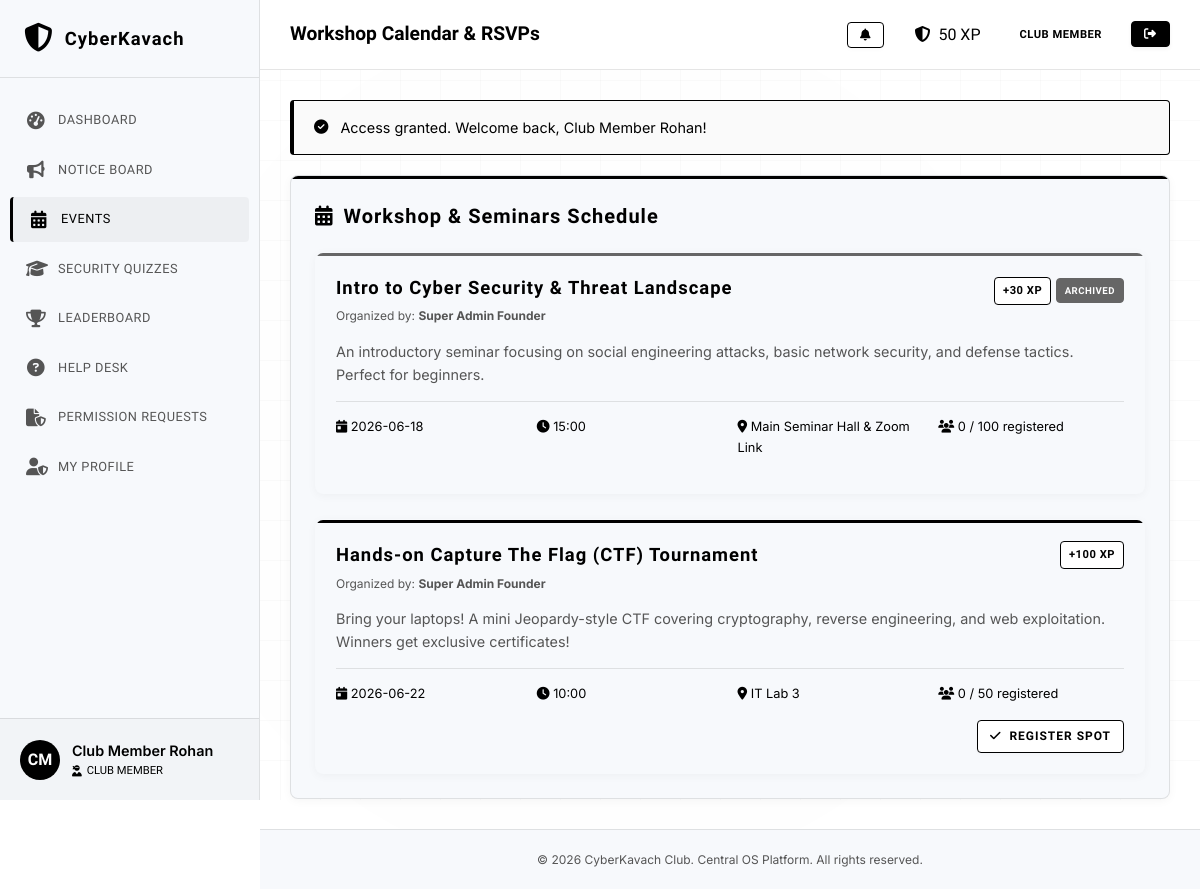
The page /events.php (signed in) on the database its author committed.
### tables this page shows
CREATE TABLE events (
            id INTEGER PRIMARY KEY AUTOINCREMENT,
            title TEXT NOT NULL,
            description TEXT NOT NULL,
            date TEXT NOT NULL,
            time TEXT NOT NULL,
            location TEXT NOT NULL,
            max_participants INTEGER NOT NULL,
            points_reward INTEGER DEFAULT 0,
            created_by INTEGER,
            status TEXT NOT NULL DEFAULT 'Approved',
            checkin_code TEXT,
            checkin_active INTEGER DEFAULT 0,
            created_at DATETIME DEFAULT CURRENT_TIMESTAMP,
            FOREIGN KEY (created_by) REFERENCES users(id) ON DELETE SET NULL
        );

### config.php (called while the page is built, shortened)
<?php
function sanitize($data) {
    return htmlspecialchars(trim($data), ENT_QUOTES, 'UTF-8');
}
function is_logged_in() {
    return isset($_SESSION['user_id']);
}
function get_user_role() {
    return $_SESSION['user_role'] ?? null;
}
function has_role($role) {
    $current_role = get_user_role();
    if ($role === 'Admin') {
        return $current_role === 'Faculty Coordinator';
    }
    if ($role === 'Core') {
        return in_array($current_role, ['Faculty Coordinator', 'Student Coordinator']);
    }
    $roles_hierarchy = [
        'Student/Participant' => 1,
        'Club Member'         => 2,
        'Social Media Coord.' => 3,
        'Content Coordinator' => 4,
        'Tech Coordinator'    => 5,
        'Student Coordinator' => 6,
        'Faculty Coordinator' => 7
    ];
    $current_weight = $roles_hierarchy[$current_role] ?? 0;
    $required_weight = $roles_hierarchy[$role] ?? 0;
    return $current_weight >= $required_weight;
}
?>

### events.php (the view, shortened to what this page needs)
<?php
require_once __DIR__ . '/config.php';
require_once __DIR__ . '/db.php';
$user_id = $_SESSION['user_id'];
try {
    $where_clause = has_role('Core') ? "" : "WHERE e.status = 'Approved'";
    $stmtEvents = $db->query("
        SELECT e.*, u.name as organizer_name,
        (SELECT COUNT(*) FROM registrations WHERE event_id = e.id) as rsvp_count,
        (SELECT status FROM registrations WHERE event_id = e.id AND user_id = " . intval($user_id) . ") as my_rsvp_status
        FROM events e
        LEFT JOIN users u ON e.created_by = u.id
        $where_clause
        ORDER BY e.date ASC, e.time ASC
    ");
    $events = $stmtEvents->fetchAll();
} catch (PDOException $e) {
    $events = [];
}
include __DIR__ . '/includes/header.php';
?>
<div class="dashboard-layout" style="grid-template-columns: <?php echo has_role('Core') ? '1.2fr 0.8fr' : '1fr'; ?>;">
    <div>
        <div class="card">
            <h3 class="card-title text-cyan"><i class="fa-solid fa-calendar-days"></i> Workshop & Seminars Schedule</h3>
            <?php if (!empty($events)): ?>
                <div style="display:flex; flex-direction:column; gap:25px; margin-top:20px;">
                    <?php foreach ($events as $event): ?>
                        <?php
                        $is_past = strtotime($event['date']) < strtotime(date('Y-m-d'));
                        $is_registered = !empty($event['my_rsvp_status']);
                        ?>
                        <div class="card <?php echo $is_past ? 'card-pink' : 'card-success'; ?>" style="padding: 20px; border-width: 1px; border-color: rgba(255,255,255,0.05);">
                            <div style="display: flex; justify-content: space-between; align-items: flex-start; gap: 10px; margin-bottom: 12px;">
                                <div>
                                    <h4 style="margin:0; font-size:1.15rem;"><?php echo sanitize($event['title']); ?></h4>
                                    <span style="font-size:0.75rem; color:var(--text-muted);">Organized by: <strong><?php echo sanitize($event['organizer_name'] ?? 'Core Committee'); ?></strong></span>
                                </div>
                                <div style="text-align: right;">
                                    <span class="badge badge-member">+<?php echo $event['points_reward']; ?> XP</span>
                                    <?php if ($is_past): ?>
                                        <div class="badge badge-status-suspended" style="margin-top: 5px; font-size:0.6rem;">Archived</div>
                                    <?php elseif ($event['status'] === 'Pending Approval'): ?>
                                        <div class="badge badge-status-pending" style="margin-top: 5px; font-size:0.6rem;">Proposed</div>
                                    <?php endif; ?>
                                </div>
                            </div>
                            <p style="color:var(--text-muted); font-size: 0.9rem; margin-bottom: 15px;"><?php echo sanitize($event['description']); ?></p>
                            <div style="display:grid; grid-template-columns: repeat(auto-fit, minmax(130px, 1fr)); gap: 15px; font-size: 0.8rem; border-top: 1px solid var(--border-glow); padding-top: 15px; margin-bottom: 15px;">
                                <div><i class="fa-solid fa-calendar-day text-cyan"></i> <?php echo sanitize($event['date']); ?></div>
                                <div><i class="fa-solid fa-clock text-cyan"></i> <?php echo sanitize($event['time']); ?></div>
                                <div><i class="fa-solid fa-location-dot text-cyan"></i> <?php echo sanitize($event['location']); ?></div>
                                <div><i class="fa-solid fa-users text-cyan"></i> <?php echo $event['rsvp_count'] . ' / ' . $event['max_participants']; ?> registered</div>
                            </div>
                            <div style="display: flex; justify-content: space-between; align-items: center; gap: 10px;">
                                <div style="display: flex; flex-wrap: wrap; gap: 10px;">
                                    <?php if (!$is_past && $event['status'] === 'Approved'): ?>
                                        <?php if ($is_registered): ?>
                                            <?php if ($event['my_rsvp_status'] !== 'Attended'): ?>
                                                <a href="events.php?cancel_rsvp=<?php echo $event['id']; ?>&csrf_token=<?php echo $_SESSION['csrf_token']; ?>" class="btn btn-danger" style="padding:6px 12px; font-size:0.75rem;"><i class="fa-solid fa-xmark"></i> Cancel RSVP</a>
                                            <?php endif; ?>
                                        <?php else: ?>
                                            <?php if ($event['rsvp_count'] < $event['max_participants']): ?>
                                                <a href="events.php?rsvp=<?php echo $event['id']; ?>&csrf_token=<?php echo $_SESSION['csrf_token']; ?>" class="btn btn-success" style="padding:6px 12px; font-size:0.75rem;"><i class="fa-solid fa-check"></i> Register Spot</a>
                                            <?php else: ?>
                                                <span class="text-pink" style="font-size:0.8rem; font-weight:600;"><i class="fa-solid fa-triangle-exclamation"></i> Event Full</span>
                                            <?php endif; ?>
                                        <?php endif; ?>
                                    <?php endif; ?>
                                </div>
                            </div>
                        </div>
                    <?php endforeach; ?>
                </div>
            <?php endif; ?>
        </div>
    </div>
</div>
<?php include __DIR__ . '/includes/footer.php'; ?>

### style.css (style rules this page uses)
:root { --bg-main: #ffffff; --bg-surface: #f7f9fc; --bg-surface-elevated: #eef2f6; --color-primary: #000000; --color-secondary: #666666; --color-accent: #000000; --color-success: #000000; --color-warning: #666666; --text-primary: #000000; --text-muted: #555555; --text-dark: #ffffff; --border-glow: rgba(0, 0, 0, 0.1); --border-glow-hover: rgba(0, 0, 0, 0.25); --font-heading: 'Orbitron', sans-serif; --font-body: 'Inter', sans-serif; --transition-fast: 0.2s cubic-bezier(0.4, 0, 0.2, 1); --transition-normal: 0.3s cubic-bezier(0.4, 0, 0.2, 1); --shadow-cyber: 0 4px 12px rgba(0, 0, 0, 0.05); --shadow-cyber-pink: 0 4px 12px rgba(0, 0, 0, 0.05); --shadow-cyber-success: 0 4px 12px rgba(0, 0, 0, 0.05); }
* { margin: 0; padding: 0; box-sizing: border-box; }
body { background-color: var(--bg-main); color: var(--text-primary); font-family: var(--font-body); line-height: 1.6; overflow-x: hidden; }
body::before { content: ''; position: fixed; top: 0; left: 0; width: 100vw; height: 100vh; background-image: linear-gradient(rgba(0, 0, 0, 0.02) 1px, transparent 1px), linear-gradient(90deg, rgba(0, 0, 0, 0.02) 1px, transparent 1px); background-size: 40px 40px; z-index: -2; pointer-events: none; }
body::after { content: ''; position: fixed; top: 50%; left: 50%; width: 120vw; height: 120vh; transform: translate(-50%, -50%); background: radial-gradient(circle, rgba(0, 0, 0, 0.01) 0%, transparent 60%); z-index: -1; pointer-events: none; }
a { color: var(--color-primary); text-decoration: none; transition: var(--transition-fast); }
h1, h2, h3, h4, h5, h6 { font-family: var(--font-heading); letter-spacing: 1px; margin-bottom: 0.5em; color: var(--text-primary); }
.text-cyan { color: var(--color-primary) !important; }
.btn { display: inline-flex; align-items: center; justify-content: center; gap: 8px; font-family: var(--font-heading); font-size: 0.85rem; font-weight: 600; padding: 10px 20px; border-radius: 4px; border: 1px solid transparent; cursor: pointer; transition: var(--transition-normal); letter-spacing: 1px; text-transform: uppercase; }
.btn-success { background: #ffffff; border-color: #000000; color: #000000; box-shadow: 0 2px 4px rgba(0, 0, 0, 0.02); }
.card { background: var(--bg-surface); border: 1px solid var(--border-glow); border-radius: 8px; padding: 24px; box-shadow: 0 2px 10px rgba(0, 0, 0, 0.04); position: relative; overflow: hidden; transition: var(--transition-normal); }
.card::before { content: ''; position: absolute; top: 0; left: 0; width: 100%; height: 3px; background: #000000; }
.card.card-pink::before { background: #666666; }
.card.card-success::before { background: #000000; }
.card-title { font-size: 1.25rem; font-weight: 600; margin-bottom: 15px; display: flex; align-items: center; gap: 10px; }
.dashboard-layout { display: grid; grid-template-columns: 2fr 1fr; gap: 30px; }
.badge { display: inline-block; padding: 4px 8px; border-radius: 4px; font-size: 0.7rem; font-weight: 700; text-transform: uppercase; letter-spacing: 0.5px; font-family: var(--font-heading); border: 1px solid transparent; }
.badge-member { background: #ffffff; color: #000000; border-color: #000000; }
.badge-status-suspended, .badge-status-absent { background: #666666; color: #ffffff; border-color: #666666; }

### rows shown on the page
events: title "Intro to Cyber Security & Threat Landscape", organizer_name "Super Admin Founder", points_reward "30", shows "ARCHIVED", description "An introductory seminar focusing on social engineering attacks, basic network security, and defense tactics. Perfect for beginners.", date "2026-06-18", time "15:00", location "Main Seminar Hall & Zoom Link", rsvp_count "0", max_participants "100"
events: title "Hands-on Capture The Flag (CTF) Tournament", organizer_name "Super Admin Founder", points_reward "100", description "Bring your laptops! A mini Jeopardy-style CTF covering cryptography, reverse engineering, and web exploitation. Winners get exclusive certificates!", date "2026-06-22", time "10:00", location "IT Lab 3", rsvp_count "0", max_participants "50"

### other values the page prints
$initials "CM"
$user_name "Club Member Rohan"
$user_role "CLUB MEMBER"
$page_heading "Workshop Calendar & RSVPs"
$_SESSION['user_points'] "50"
get_user_role() "CLUB MEMBER"
$flash['message'] "Access granted. Welcome back, Club Member Rohan!"
